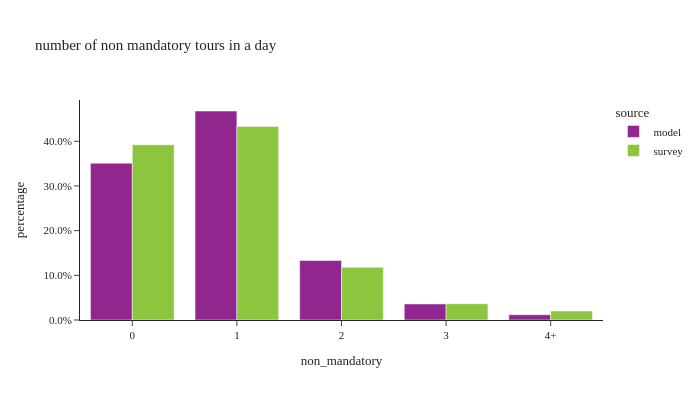

Source (notebook cell):
### Code cell
util.plot_share_barchart(per_data, 'person_weight', 'non_mandatory', 
                        "number of non mandatory tours in a day", height=400, width=700)

### Figure 1 — Plotly figure (JSON) as saved in the notebook; plotly's stock layout.template omitted (floating-point values rounded to 4 significant figures)
{"data": [{"alignmentgroup": "True", "customdata": [[1197000.0, 1197000.0], [1594000.0, 1594000.0], [454000.0, 454000.0], [122600.0, 122600.0], [40700.0, 40700.0]], "hovertemplate": "source=model<br>non_mandatory=%{x}<br>percentage=%{y}<br>weighted_sum=%{customdata[0]}<br>sample_size=%{customdata[1]}<extra></extra>", "legendgroup": "model", "marker": {"color": "#91268F", "pattern": {"shape": ""}}, "name": "model", "offsetgroup": "model", "orientation": "v", "showlegend": true, "textposition": "auto", "type": "bar", "x": ["0", "1", "2", "3", "4+"], "xaxis": "x", "y": [0.3511, 0.4678, 0.1332, 0.03598, 0.01194], "yaxis": "y"}, {"alignmentgroup": "True", "customdata": [[1018000.0, 1643.0], [1125000.0, 2116.0], [306300.0, 650.0], [94460.0, 187.0], [52030.0, 72.0]], "hovertemplate": "source=survey<br>non_mandatory=%{x}<br>percentage=%{y}<br>weighted_sum=%{customdata[0]}<br>sample_size=%{customdata[1]}<extra></extra>", "legendgroup": "survey", "marker": {"color": "#8CC63E", "pattern": {"shape": ""}}, "name": "survey", "offsetgroup": "survey", "orientation": "v", "showlegend": true, "textposition": "auto", "type": "bar", "x": ["0", "1", "2", "3", "4+"], "xaxis": "x", "y": [0.3923, 0.4333, 0.118, 0.03639, 0.02004], "yaxis": "y"}], "layout": {"barmode": "group", "height": 400, "legend": {"title": {"text": "source"}, "tracegroupgap": 0}, "title": {"text": "number of non mandatory tours in a day"}, "width": 700, "xaxis": {"anchor": "y", "domain": [0.0, 1.0], "title": {"text": "non_mandatory"}}, "yaxis": {"anchor": "x", "domain": [0.0, 1.0], "tickformat": ".1%", "title": {"text": "percentage"}}}}
